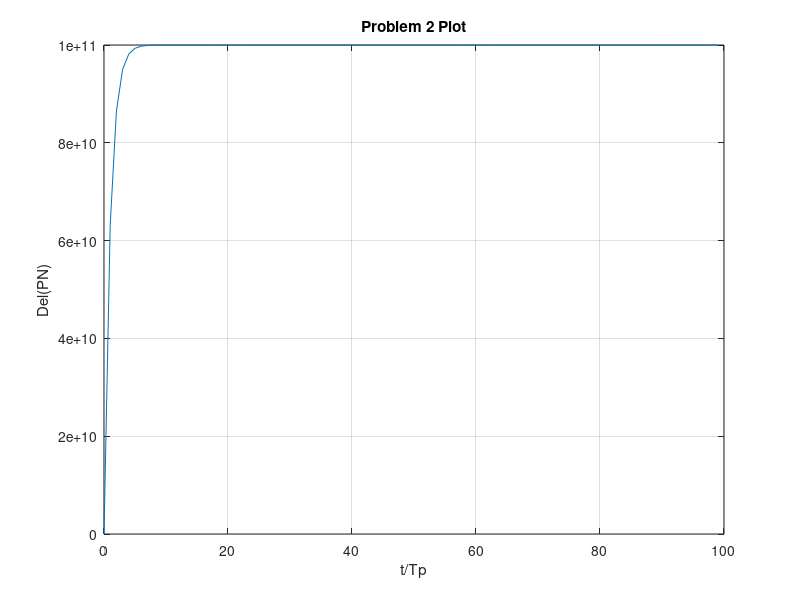

Here is the MATLAB script that generated this plot:
%Problem 2:
clc
%Defining Constants
Tp=1e-6;
GL=1e17;
delPN(1,1)=0;
t(1,1)=0;
for i=1:100
    delPN(1,i)=GL*Tp*(1-exp(-t(1,i)/Tp));
    t(1,i+1)=t(1,i)+1e-6;
end
t=t(:,1:i);
close;
%Plot
plot((t/Tp)',delPN');
ylabel('Del(PN)');
xlabel('t/Tp');
title('Problem 2 Plot');
grid;
 
